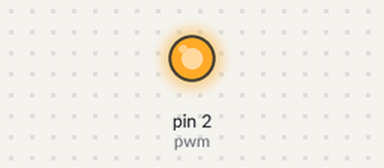
Simulated run of this sketch. Board: Arduino Uno, built with avr-gcc and run on an emulated ATmega328P. Parts: output pins drawn as LEDs (lit = HIGH).

Above: at 0.1 s.
Timing chart, 0 to 1.6 s (numbered marks = the images above):
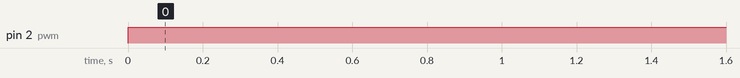

Measured:
- by itself, pin 2 (pwm): LOW → HIGH at 0.00 s

The sketch:

Mosfet_Test.ino
```cpp
const int pwm = 2 ;     //initializing pin 2 as ‘pwm’ variable
void setup()
{
  pinMode(pwm, OUTPUT) ; //Set pin 2 as output
}
void loop()
{
  analogWrite(pwm, 250) ;
  delay(1000);

  delay(2000);
}
```
